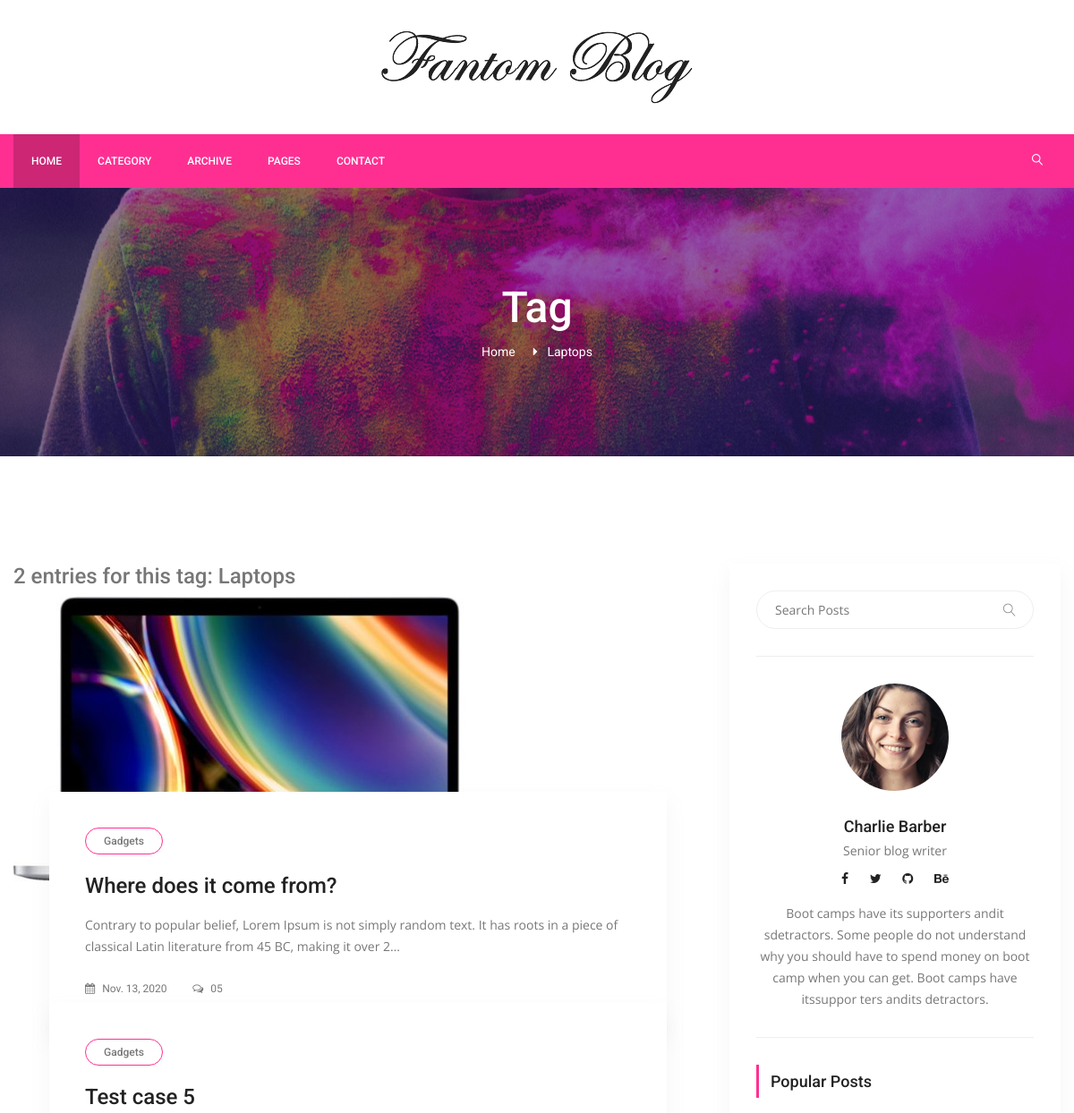
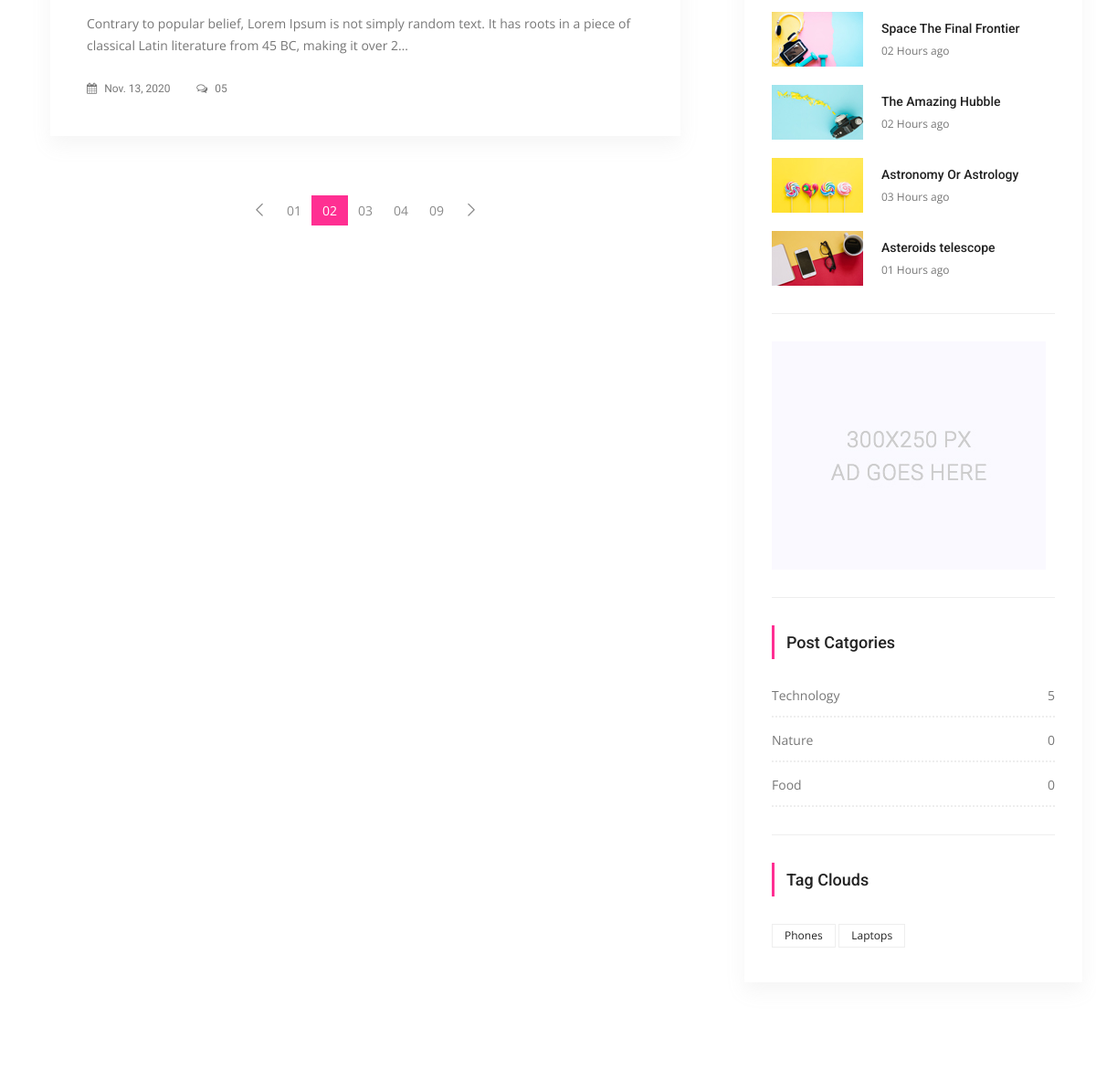
The page /tags/laptops (upper part) on the database as committed earlier (2 pictures, top to bottom).
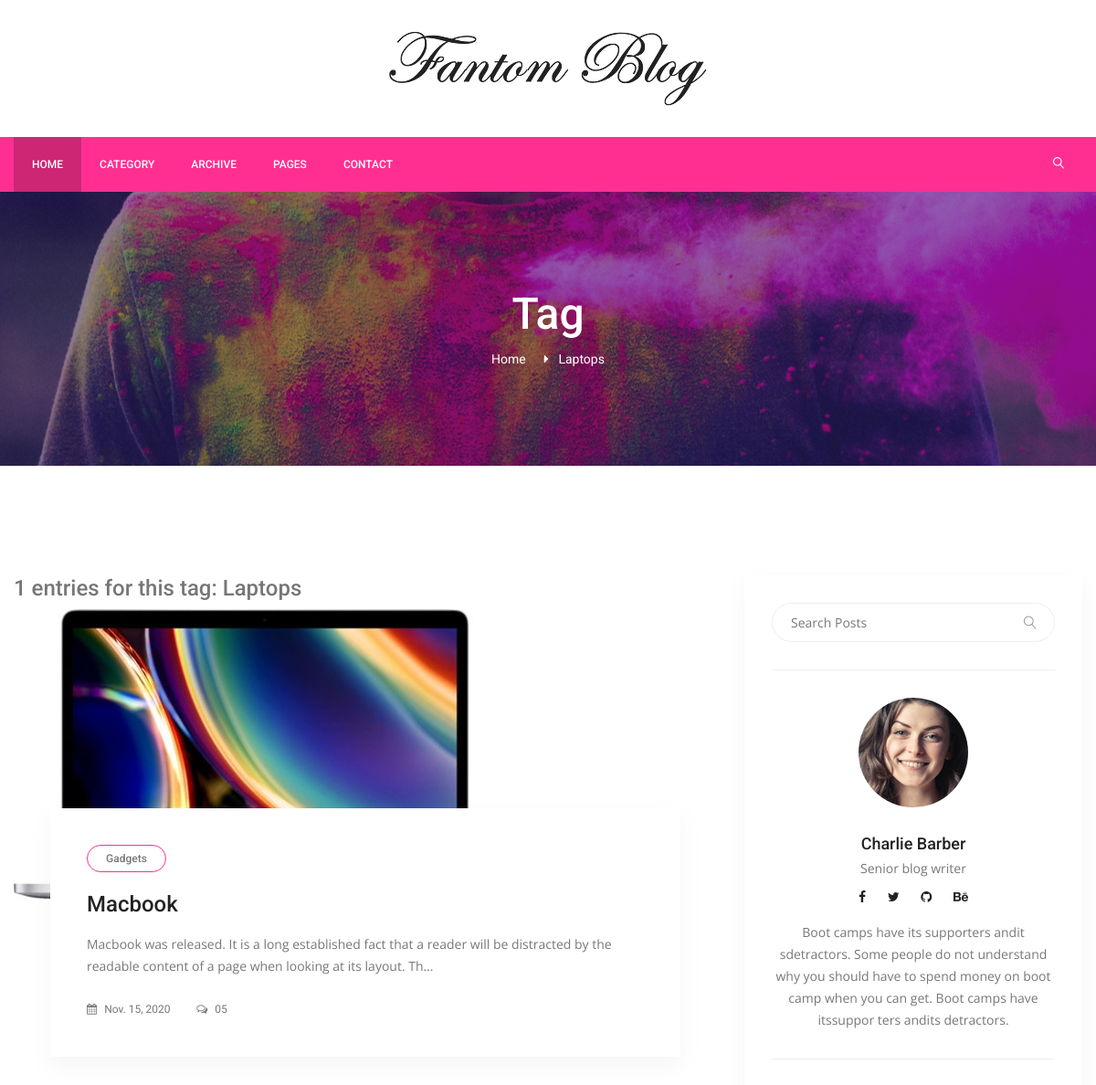
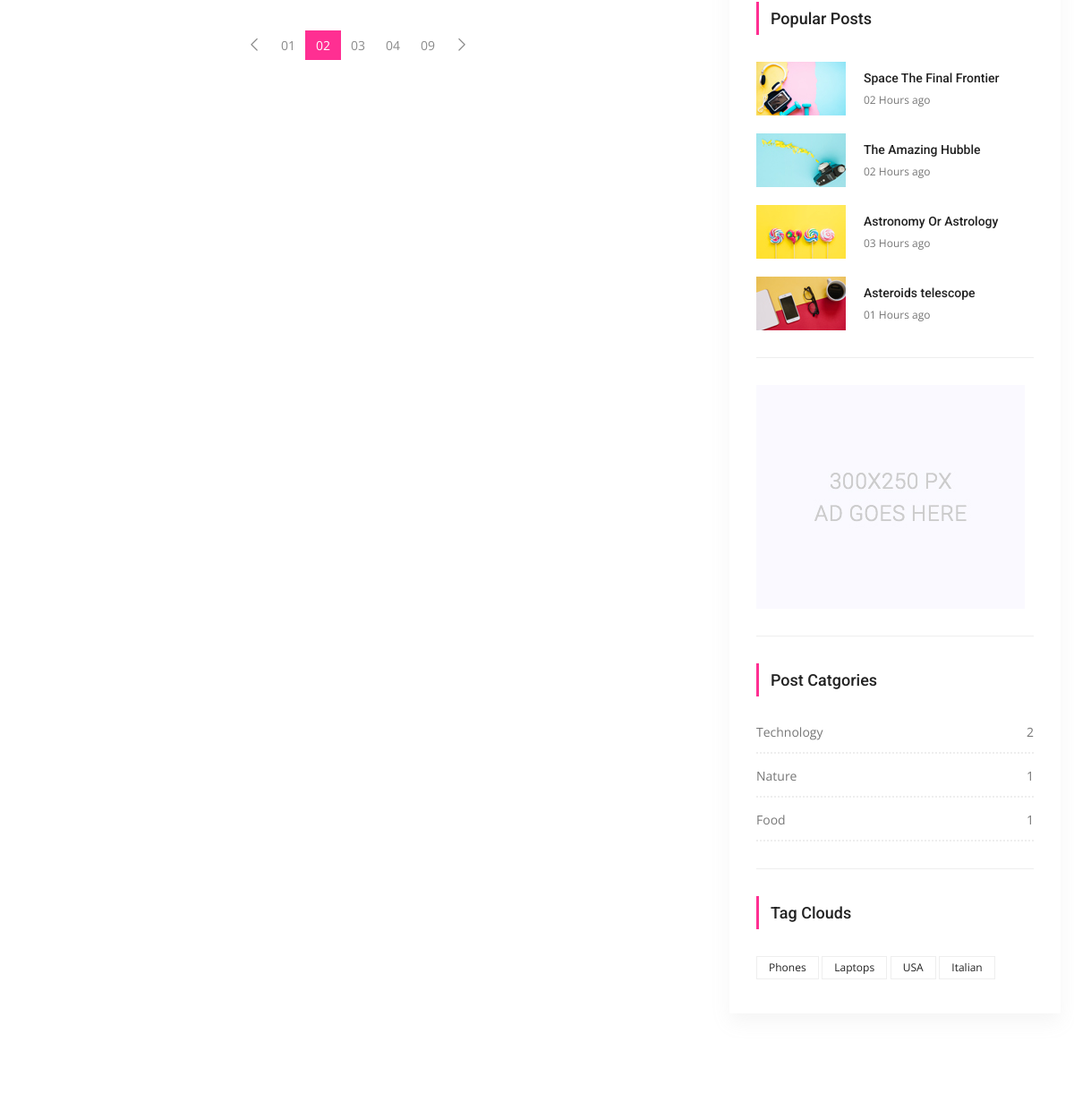
The same page on the database as committed later (2 pictures, top to bottom).
### posts/models.py (models this page shows, shortened)
class Tag(models.Model):
    title = models.CharField(max_length=50)
    slug = models.SlugField(editable=False)
    def __str__(self):
        return self.title
    def post_count(self):
        return self.posts.all().count()

class Post(models.Model):
    title = models.CharField(max_length=150)
    content = models.TextField()
    publishing_date = models.DateField(auto_now_add=True)
    image = models.ImageField(blank=True, null=True, upload_to='uploads')
    user = models.ForeignKey(settings.AUTH_USER_MODEL, on_delete=models.CASCADE)
    slug = models.SlugField(default="slug", editable=False)
    category = models.ForeignKey(Category, on_delete=models.CASCADE, related_name="posts", default=1)
    tag = models.ManyToManyField(Tag, related_name="posts", blank=True)
    slider_post = models.BooleanField(default=False)

class Category(models.Model):
    title = models.CharField(max_length=100)
    slug = models.SlugField(editable=False)
    def post_count(self):
        return self.posts.all().count()

### posts/views.py (the view)
# urls.py: path('tags/<slug:slug>', TagDetail.as_view(), name="tag_detail"),
class TagDetail(ListView):
    model = Post
    template_name = 'tags/tag_detail.html'
    context_object_name = 'posts'
    def get_queryset(self):
        self.tag = get_object_or_404(Tag, slug=self.kwargs['slug'])
        return Post.objects.filter(tag=self.tag).order_by('id')
    def get_context_data(self, **kwargs):
        context = super(TagDetail, self).get_context_data(**kwargs)
        self.tag = get_object_or_404(Tag, slug = self.kwargs['slug'])
        context['tag']=self.tag
        return context

### posts/templatetags/custom_tags.py (called while the page is built)
@register.simple_tag(name="categories")
def all_categories():
    return Category.objects.all()

@register.simple_tag(name="tags")
def all_tags():
    return Tag.objects.all()

### posts/templates/tags/tag_detail.html
{% extends 'posts/base.html'%}
{% load static %}
{% block content %}
        <section class="banner_area">
            <div class="banner_inner d-flex align-items-center">
            	<div class="overlay bg-parallax" data-stellar-ratio="0.9" data-stellar-vertical-offset="0" data-background=""></div>
				<div class="container">
					<div class="banner_content text-center">
						<h2>Tag</h2>
						<div class="page_link">
							<a href="{% url 'index' %}">Home</a>
							<a href="#">{{tag.title}}</a>
						</div>
					</div>
				</div>
            </div>
        </section>
        <section class="blog_area p_120">
            <div class="container">
                <div class="row">
                    <div class="col-lg-8">
                        <h3>{{tag.post_count}} entries for this tag: {{tag.title}}</h3>
                        <div class="blog_left_sidebar">
                            {% for post in posts %}
                            <article class="blog_style1">
                            	<div class="blog_img">
                            		<img class="img-fluid" src="{{post.image.url}}" alt="">
                            	</div>
                            	<div class="blog_text">
									<div class="blog_text_inner">
										<a class="cat" href="#">Gadgets</a>
										<a href="{% url 'detail' pk=post.id slug=post.slug%}"><h4>{{post.title}}</h4></a>
										<p>{{post.content | truncatechars:150}}</p>
										<div class="date">
											<a href="#"><i class="fa fa-calendar" aria-hidden="true"></i> {{post.publishing_date}}</a>
											<a href="#"><i class="fa fa-comments-o" aria-hidden="true"></i> 05</a>
										</div>
									</div>
                            	</div>
                            </article>
                            {% endfor %}
                            <nav class="blog-pagination justify-content-center d-flex">
		                        <ul class="pagination">
		                            <li class="page-item">
		                                <a href="#" class="page-link" aria-label="Previous">
		                                    <span aria-hidden="true">
		                                        <span class="lnr lnr-chevron-left"></span>
		                                    </span>
		                                </a>
		                            </li>
		                            <li class="page-item"><a href="#" class="page-link">01</a></li>
		                            <li class="page-item active"><a href="#" class="page-link">02</a></li>
		                            <li class="page-item"><a href="#" class="page-link">03</a></li>
		                            <li class="page-item"><a href="#" class="page-link">04</a></li>
		                            <li class="page-item"><a href="#" class="page-link">09</a></li>
		                            <li class="page-item">
		                                <a href="#" class="page-link" aria-label="Next">
		                                    <span aria-hidden="true">
		                                        <span class="lnr lnr-chevron-right"></span>
		                                    </span>
		                                </a>
		                            </li>
		                        </ul>
		                    </nav>
                        </div>
                    </div>
                    {% include 'posts/sidebar.html' %}
                </div>
            </div>
        </section>
{% endblock %}

### posts/templates/posts/sidebar.html (shortened to what the changed rows need)
{% load static %}
{% load custom_tags %}
<div class="col-lg-4">
                        <div class="blog_right_sidebar">
                            <aside class="single_sidebar_widget post_category_widget">
                                <ul class="list cat-list">
                                    {% categories as categories %}
                                    {% for category in categories %}
                                    <li>
                                        <a href="{% url 'category_detail' pk=category.pk slug=category.slug %}" class="d-flex justify-content-between">
                                            <p>{{category.title}}</p>
                                            <p>{{category.post_count}}</p>
                                        </a>
                                    </li>
                                    {% endfor %}
                                </ul>
                            </aside>
                            <aside class="single-sidebar-widget tag_cloud_widget">
                                <ul class="list">
                                    {% tags as labels %}
                                    {% for label in labels%}
                                    <li><a href="{% url 'tag_detail' slug=label.slug%}">{{label}}</a></li>
                                    {% endfor %}
                                </ul>
                            </aside>
                        </div>
                    </div>

Rows that differ between the two databases and show on the page:
no longer on this page (row edited): Post: image (picture), title "Where does it come from?", content "Contrary to popular belief, Lorem Ipsum is not simply random text. It has roots in a piece of classical Latin literature from 45 BC, making it over 2…", publishing_date "Nov. 13, 2020"
removed Post: title "Test case 5", content "Contrary to popular belief, Lorem Ipsum is not simply random text. It has roots in a piece of classical Latin literature from 45 BC, making it over 2…", publishing_date "Nov. 13, 2020"
computed for Tag "Laptops": post_count "2" → "1"
now on this page (row edited): Post: image (picture), title "Macbook", content "Macbook was released. It is a long established fact that a reader will be distracted by the readable content of a page when looking at its layout. Th…", publishing_date "Nov. 15, 2020"
computed for Category "Technology": post_count "5" → "2"
computed for Category "Nature": post_count "0" → "1"
computed for Category "Food": post_count "0" → "1"
added Tag: title "USA"
added Tag: title "Italian"
